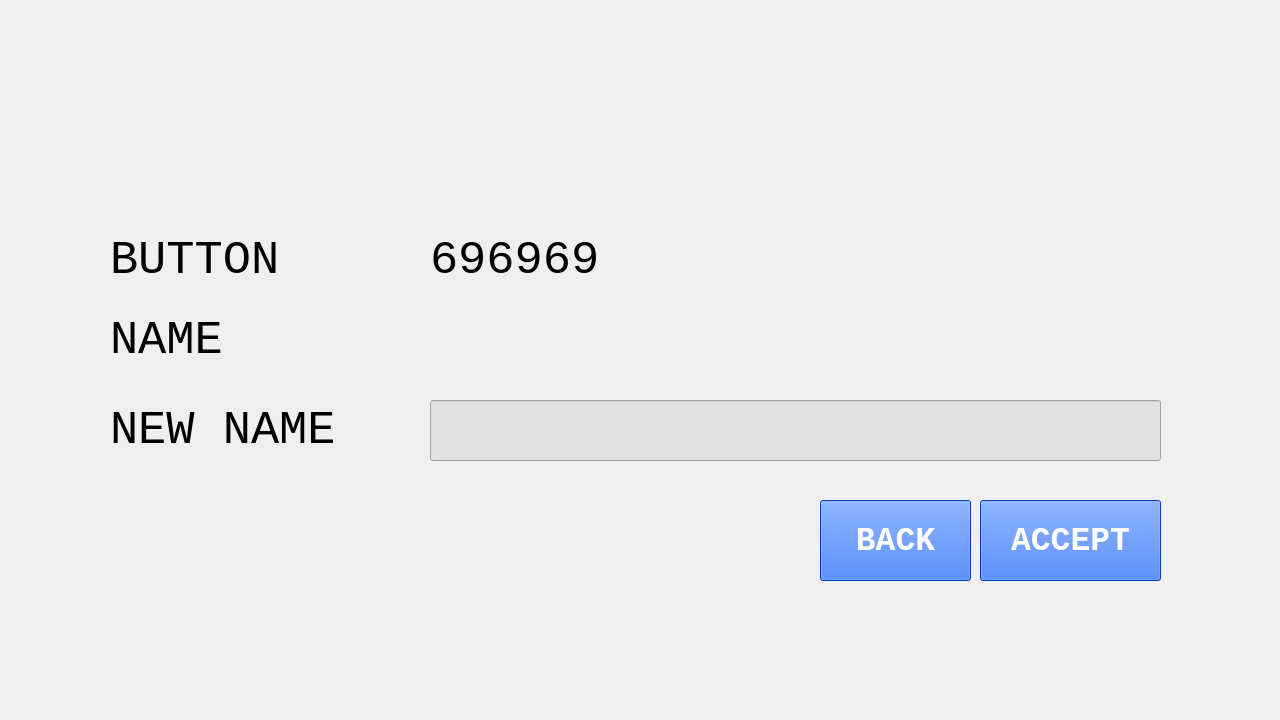
<?xml version="1.0" encoding="UTF-8"?>
<ui version="4.0">
 <class>MainADD</class>
 <widget class="QMainWindow" name="MainADD">
  <property name="geometry">
   <rect>
    <x>0</x>
    <y>0</y>
    <width>1280</width>
    <height>720</height>
   </rect>
  </property>
  <property name="font">
   <font>
    <family>Consolas</family>
    <pointsize>25</pointsize>
    <weight>75</weight>
    <bold>true</bold>
   </font>
  </property>
  <property name="windowTitle">
   <string>MainWindow</string>
  </property>
  <property name="styleSheet">
   <string notr="true"/>
  </property>
  <widget class="QWidget" name="centralwidget">
   <widget class="QPushButton" name="pushButtonACCEPT">
    <property name="geometry">
     <rect>
      <x>980</x>
      <y>500</y>
      <width>181</width>
      <height>81</height>
     </rect>
    </property>
    <property name="font">
     <font>
      <family>Consolas</family>
      <pointsize>25</pointsize>
      <weight>75</weight>
      <bold>true</bold>
     </font>
    </property>
    <property name="styleSheet">
     <string notr="true">color: rgb(255, 255, 255);
background-color: rgb(0, 85, 255);</string>
    </property>
    <property name="text">
     <string>ACCEPT</string>
    </property>
   </widget>
   <widget class="QPushButton" name="pushButtonBACK">
    <property name="geometry">
     <rect>
      <x>820</x>
      <y>500</y>
      <width>151</width>
      <height>81</height>
     </rect>
    </property>
    <property name="font">
     <font>
      <family>Consolas</family>
      <pointsize>25</pointsize>
      <weight>75</weight>
      <bold>true</bold>
     </font>
    </property>
    <property name="styleSheet">
     <string notr="true">color: rgb(255, 255, 255);
background-color: rgb(0, 85, 255);</string>
    </property>
    <property name="text">
     <string>BACK</string>
    </property>
   </widget>
   <widget class="QLabel" name="label">
    <property name="geometry">
     <rect>
      <x>110</x>
      <y>400</y>
      <width>261</width>
      <height>61</height>
     </rect>
    </property>
    <property name="font">
     <font>
      <family>Consolas</family>
      <pointsize>35</pointsize>
      <weight>50</weight>
      <bold>false</bold>
     </font>
    </property>
    <property name="text">
     <string>NEW NAME</string>
    </property>
   </widget>
   <widget class="QLineEdit" name="lineEditProfName">
    <property name="geometry">
     <rect>
      <x>430</x>
      <y>400</y>
      <width>731</width>
      <height>61</height>
     </rect>
    </property>
    <property name="font">
     <font>
      <family>Consolas</family>
      <pointsize>25</pointsize>
      <weight>50</weight>
      <bold>false</bold>
     </font>
    </property>
    <property name="styleSheet">
     <string notr="true">background-color: rgb(225, 225, 225);</string>
    </property>
    <property name="echoMode">
     <enum>QLineEdit::Normal</enum>
    </property>
   </widget>
   <widget class="QLabel" name="label_2">
    <property name="geometry">
     <rect>
      <x>110</x>
      <y>230</y>
      <width>261</width>
      <height>61</height>
     </rect>
    </property>
    <property name="font">
     <font>
      <family>Consolas</family>
      <pointsize>35</pointsize>
      <weight>50</weight>
      <bold>false</bold>
     </font>
    </property>
    <property name="text">
     <string>BUTTON</string>
    </property>
   </widget>
   <widget class="QLabel" name="labelStatus1">
    <property name="geometry">
     <rect>
      <x>430</x>
      <y>230</y>
      <width>731</width>
      <height>61</height>
     </rect>
    </property>
    <property name="font">
     <font>
      <family>Consolas</family>
      <pointsize>35</pointsize>
      <weight>50</weight>
      <bold>false</bold>
     </font>
    </property>
    <property name="text">
     <string>696969</string>
    </property>
   </widget>
   <widget class="QLabel" name="bg">
    <property name="geometry">
     <rect>
      <x>0</x>
      <y>0</y>
      <width>1280</width>
      <height>720</height>
     </rect>
    </property>
    <property name="font">
     <font>
      <family>Consolas</family>
      <pointsize>35</pointsize>
     </font>
    </property>
    <property name="text">
     <string/>
    </property>
    <property name="pixmap">
     <pixmap>bg.jpg</pixmap>
    </property>
    <property name="scaledContents">
     <bool>true</bool>
    </property>
   </widget>
   <widget class="QLabel" name="label_3">
    <property name="geometry">
     <rect>
      <x>110</x>
      <y>310</y>
      <width>261</width>
      <height>61</height>
     </rect>
    </property>
    <property name="font">
     <font>
      <family>Consolas</family>
      <pointsize>35</pointsize>
      <weight>50</weight>
      <bold>false</bold>
     </font>
    </property>
    <property name="text">
     <string>NAME</string>
    </property>
   </widget>
   <widget class="QLabel" name="labelName">
    <property name="geometry">
     <rect>
      <x>430</x>
      <y>310</y>
      <width>731</width>
      <height>61</height>
     </rect>
    </property>
    <property name="font">
     <font>
      <family>Consolas</family>
      <pointsize>35</pointsize>
      <weight>50</weight>
      <bold>false</bold>
     </font>
    </property>
    <property name="text">
     <string/>
    </property>
   </widget>
   <zorder>bg</zorder>
   <zorder>pushButtonACCEPT</zorder>
   <zorder>pushButtonBACK</zorder>
   <zorder>label</zorder>
   <zorder>lineEditProfName</zorder>
   <zorder>label_2</zorder>
   <zorder>labelStatus1</zorder>
   <zorder>label_3</zorder>
   <zorder>labelName</zorder>
  </widget>
 </widget>
 <tabstops>
  <tabstop>lineEditProfName</tabstop>
  <tabstop>pushButtonBACK</tabstop>
  <tabstop>pushButtonACCEPT</tabstop>
 </tabstops>
 <resources/>
 <connections/>
</ui>
